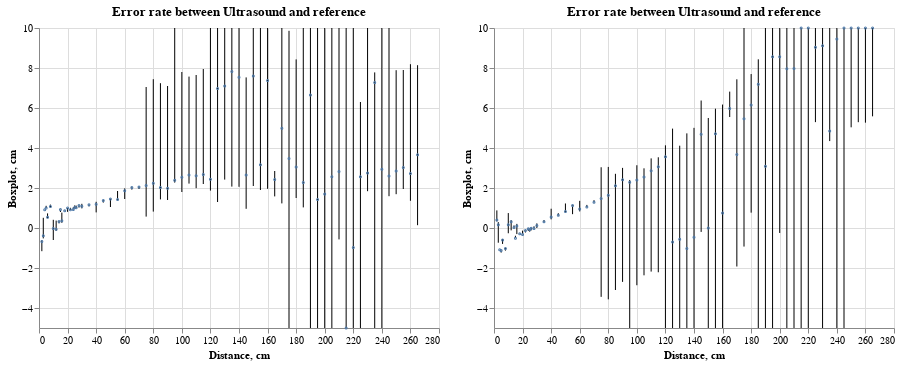

The notebook cell this image was saved under:
### Code cell
def get_error_chart(sensor):
    return (alt.Chart(df).encode(
        x=alt.X('dist:Q', title='Distance, cm'),
        y=alt.Y(f'min({sensor}):Q', scale=alt.Scale(zero=False, domainMin=-5, clamp=True), title='Boxplot, mV' if sensor == 'IR' else 'Boxplot, cm'),
        y2=f'max({sensor}):Q',
        tooltip=['dist', f'min({sensor})', f'max({sensor})']
    ).mark_rule() + alt.Chart(df).encode(
        x='dist:Q',
        y=alt.Y(f'median({sensor}):Q', scale=alt.Scale(zero=False, domainMin=-5, domainMax=10, clamp=True), title='Boxplot, cm'),
        tooltip=['dist', f'min({sensor})', f'max({sensor})']
    ).mark_point(size=1)).properties(
        title=f'Error rate between Ultrasound and reference'
    )
    
get_error_chart('diff') | get_error_chart('diff_calibrated')

### Figure 1 — Vega-Lite specification as saved in the notebook (floating-point values rounded to 4 significant figures; data arrays with more than 128 entries replaced by an {"elided": "..."} marker saying what was removed)
{"config": {"view": {"continuousWidth": 400, "continuousHeight": 300}}, "hconcat": [{"layer": [{"mark": "rule", "encoding": {"tooltip": [{"field": "dist", "type": "quantitative"}, {"aggregate": "min", "field": "diff", "type": "quantitative"}, {"aggregate": "max", "field": "diff", "type": "quantitative"}], "x": {"field": "dist", "title": "Distance, cm", "type": "quantitative"}, "y": {"aggregate": "min", "field": "diff", "scale": {"clamp": true, "domainMin": -5, "zero": false}, "title": "Boxplot, cm", "type": "quantitative"}, "y2": {"aggregate": "max", "field": "diff"}}}, {"mark": {"type": "point", "size": 1}, "encoding": {"tooltip": [{"field": "dist", "type": "quantitative"}, {"aggregate": "min", "field": "diff", "type": "quantitative"}, {"aggregate": "max", "field": "diff", "type": "quantitative"}], "x": {"field": "dist", "type": "quantitative"}, "y": {"aggregate": "median", "field": "diff", "scale": {"clamp": true, "domainMax": 10, "domainMin": -5, "zero": false}, "title": "Boxplot, cm", "type": "quantitative"}}}], "title": "Error rate between Ultrasound and reference"}, {"layer": [{"mark": "rule", "encoding": {"tooltip": [{"field": "dist", "type": "quantitative"}, {"aggregate": "min", "field": "diff_calibrated", "type": "quantitative"}, {"aggregate": "max", "field": "diff_calibrated", "type": "quantitative"}], "x": {"field": "dist", "title": "Distance, cm", "type": "quantitative"}, "y": {"aggregate": "min", "field": "diff_calibrated", "scale": {"clamp": true, "domainMin": -5, "zero": false}, "title": "Boxplot, cm", "type": "quantitative"}, "y2": {"aggregate": "max", "field": "diff_calibrated"}}}, {"mark": {"type": "point", "size": 1}, "encoding": {"tooltip": [{"field": "dist", "type": "quantitative"}, {"aggregate": "min", "field": "diff_calibrated", "type": "quantitative"}, {"aggregate": "max", "field": "diff_calibrated", "type": "quantitative"}], "x": {"field": "dist", "type": "quantitative"}, "y": {"aggregate": "median", "field": "diff_calibrated", "scale": {"clamp": true, "domainMax": 10, "domainMin": -5, "zero": false}, "title": "Boxplot, cm", "type": "quantitative"}}}], "title": "Error rate between Ultrasound and reference"}], "data": {"name": "data-4b1ae8d627027cb7c9d1bd25578dca70"}, "$schema": "https://vega.github.io/schema/vega-lite/v4.17.0.json", "datasets": {"data-4b1ae8d627027cb7c9d1bd25578dca70": {"elided": "2336 records"}}}
